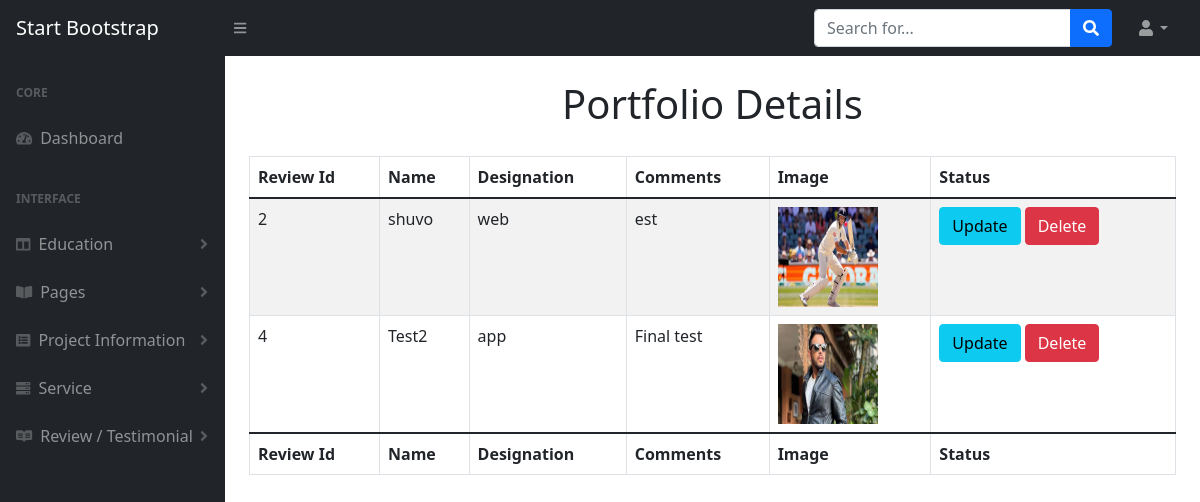
The app's page /Dashboard/reviewlist.php with its own data.
### tables this page shows
CREATE TABLE `reviewdb` (
  `reId` int(10) NOT NULL,
  `reComment` text NOT NULL,
  `image` varchar(50) NOT NULL,
  `reNameBn` varchar(20) NOT NULL,
  `reDesignation` varchar(20) NOT NULL,
  `status` tinyint(10) NOT NULL DEFAULT 1 COMMENT '1.show\r\n2.delete'
);

### Dashboard/reviewlist.php (the view, shortened to what this page needs)
<?php include_once("../DB/connect.php");?>
<!DOCTYPE html>
<html lang="en">
    <head>
        <link href="https://cdn.jsdelivr.net/npm/simple-datatables@latest/dist/style.css" rel="stylesheet" />
        <link href="css/styles.css" rel="stylesheet" />
    </head>
    <body class="sb-nav-fixed">
        <nav class="sb-topnav navbar navbar-expand navbar-dark bg-dark">
            <a class="navbar-brand ps-3" href="index.php">Start Bootstrap</a>
            <button class="btn btn-link btn-sm order-1 order-lg-0 me-4 me-lg-0" id="sidebarToggle" href="#!"><i class="fas fa-bars"></i></button>
            <form class="d-none d-md-inline-block form-inline ms-auto me-0 me-md-3 my-2 my-md-0">
                <div class="input-group">
                    <input class="form-control" type="text" placeholder="Search for..." aria-label="Search for..." aria-describedby="btnNavbarSearch" />
                    <button class="btn btn-primary" id="btnNavbarSearch" type="button"><i class="fas fa-search"></i></button>
                </div>
            </form>
            <ul class="navbar-nav ms-auto ms-md-0 me-3 me-lg-4">
                <li class="nav-item dropdown">
                    <a class="nav-link dropdown-toggle" id="navbarDropdown" href="#" role="button" data-bs-toggle="dropdown" aria-expanded="false"><i class="fas fa-user fa-fw"></i></a>
                </li>
            </ul>
        </nav>
        <div id="layoutSidenav">
            <div id="layoutSidenav_nav">
                <nav class="sb-sidenav accordion sb-sidenav-dark" id="sidenavAccordion">
                    <div class="sb-sidenav-menu">
                        <div class="nav">
                            <div class="sb-sidenav-menu-heading">Core</div>
                            <a class="nav-link" href="index.php">
                                <div class="sb-nav-link-icon"><i class="fas fa-tachometer-alt"></i></div>
                                Dashboard
                            </a>
                            <div class="sb-sidenav-menu-heading">Interface</div>
                            <a class="nav-link collapsed" href="#" data-bs-toggle="collapse" data-bs-target="#collapseLayouts" aria-expanded="false" aria-controls="collapseLayouts">
                                <div class="sb-nav-link-icon"><i class="fas fa-columns"></i></div>
                                Education
                                <div class="sb-sidenav-collapse-arrow"><i class="fas fa-angle-down"></i></div>
                            </a>
                            <a class="nav-link collapsed" href="#" data-bs-toggle="collapse" data-bs-target="#collapsePages" aria-expanded="false" aria-controls="collapsePages">
                                <div class="sb-nav-link-icon"><i class="fas fa-book-open"></i></div>
                                Pages
                                <div class="sb-sidenav-collapse-arrow"><i class="fas fa-angle-down"></i></div>
                            </a>
                            <a class="nav-link collapsed" href="#" data-bs-toggle="collapse" data-bs-target="#pagescollapseLayouts" aria-expanded="false" aria-controls="pagescollapseLayouts">
                                <div class="sb-nav-link-icon"><i class="fas fa-list-alt"></i></div>
                                Project Information
                                <div class="sb-sidenav-collapse-arrow"><i class="fas fa-angle-down"></i></div>
                            </a>
                            <a class="nav-link collapsed" href="#" data-bs-toggle="collapse" data-bs-target="#pagescollapseLayout" aria-expanded="false" aria-controls="pagescollapseLayout">
                                <div class="sb-nav-link-icon"><i class="fas fa-server"></i></div>
                                Service
                                <div class="sb-sidenav-collapse-arrow"><i class="fas fa-angle-down"></i></div>
                            </a>
                            <a class="nav-link collapsed" href="#" data-bs-toggle="collapse" data-bs-target="#pagescollapseLayout1" aria-expanded="false" aria-controls="pagescollapseLayout1">
                                <div class="sb-nav-link-icon"><i class="fab fa-readme"></i></div>
                                Review / Testimonial
                                <div class="sb-sidenav-collapse-arrow"><i class="fas fa-angle-down"></i></div>
                            </a>
                        </div>
                    </div>
                </nav>
            </div>
            <div id="layoutSidenav_content">
                <main>
                    <div class="container-fluid px-4">
                        <h1 class="mt-4 d-flex justify-content-center">Portfolio Details</h1>
                        <div class="col-md-12">
                            <div class="input-field">
                                <?php
                                    $sql = "SELECT * FROM reviewdb";
                                    $result = mysqli_query($conn, $sql);
                                ?>
                                <table class="table table-striped table-bordered" style="width:100%" id="datatable">
                                    <thead>
                                        <tr>
                                            <th>Review Id</th>
                                            <th>Name</th>
                                            <th>Designation</th>
                                            <th>Comments</th>
                                            <th>Image</th>
                                            <th>Status</th>
                                        </tr>
                                    </thead>
                                    <tbody>
                                        <?php
                                            if (mysqli_num_rows($result) > 0) {
                                                while($row = mysqli_fetch_assoc($result)) {
                                        ?>
                                            <tr>
                                                <td><?php echo $row["reId"];?></td>
                                                <td><?php echo $row["reNameBn"];?></td>
                                                <td><?php echo $row["reDesignation"];?></td>
                                                <td><?php echo $row["reComment"];?></td>
                                                <td><img src="../photos/review/<?php echo $row["image"];?>" height="100" width="100" alt="<?php echo $row["image"];?>" title="<?php echo $row["image"];?>"/></td>
                                                <td>
                                                    <a class="btn btn-info" href="reviewupdate.php?id=<?php echo $row["reId"];?>">Update</a>
                                                    <a class="btn btn-danger" onclick="return confirm('Are you sure to delete this item?')" href="reviewdelete.php?id=<?php echo $row["reId"];?>">Delete</a>
                                                </td>
                                            </tr>
                                        <?php }}   ?>
                                    </tbody>
                                    <tfoot>
                                        <tr>
                                            <th>Review Id</th>
                                            <th>Name</th>
                                            <th>Designation</th>
                                            <th>Comments</th>
                                            <th>Image</th>
                                            <th>Status</th>
                                        </tr>
                                    </tfoot>
                                </table>
                            </div>
                        </div>
                    </div>
                </main>
            </div>
        </div>
    </body>
</html>

### records on screen
reviewdb: reId "2", reNameBn "shuvo", reDesignation "web", reComment "est", image (picture)
reviewdb: reId "4", reNameBn "Test2", reDesignation "app", reComment "Final test", image (picture)
